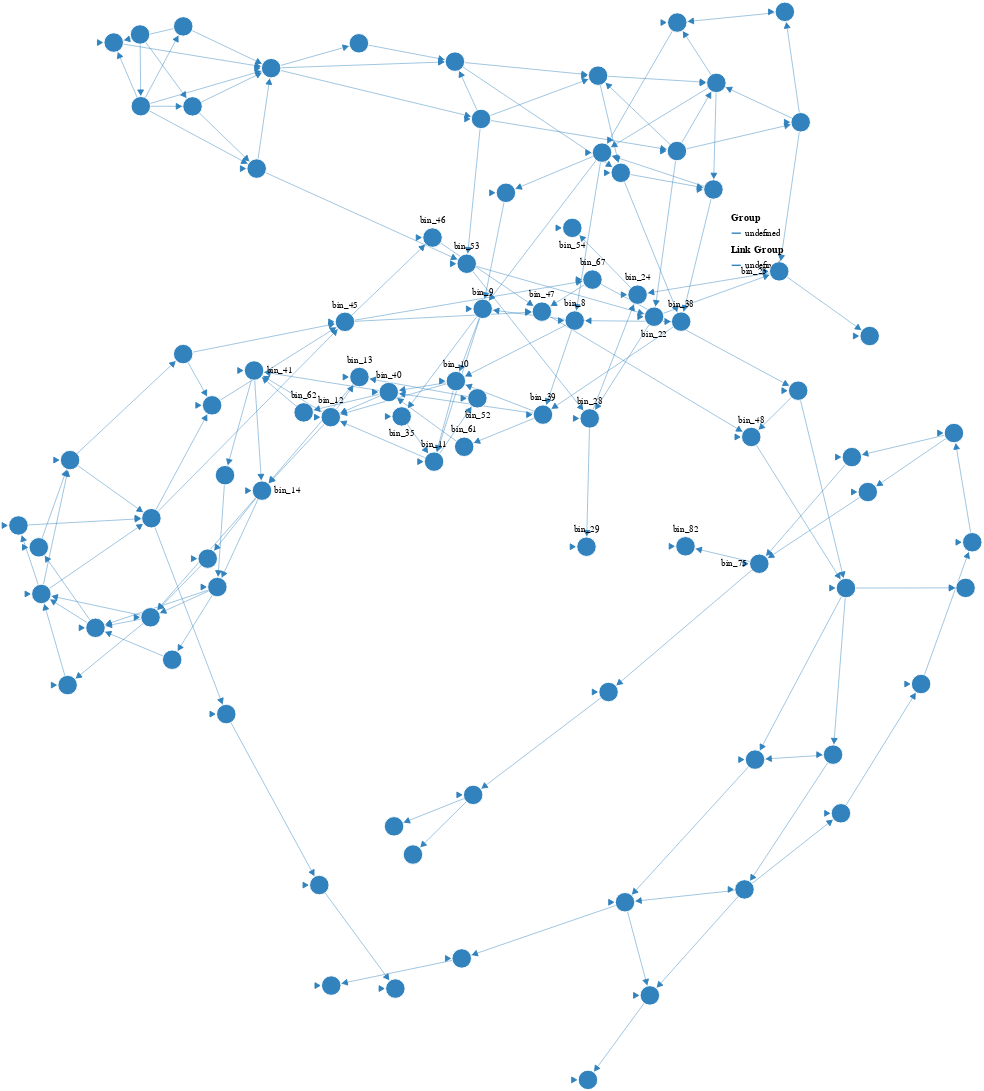

This figure's notebook cell:
### Code cell
import pandas as pd
import numpy as np
import math
import matplotlib.pyplot as plt
from itertools import combinations
import networkx as nx
from pyciemss.visuals import plots, vega
bin_outliers = False
log = False

# loading SIR data
sir_dataset = pd.read_csv("sir.csv")


def process_dataset(sir_dataset, bin_outliers, log):
    """
    This function bins the columns in the dataset that includes "_state" and plots histograms for each column.
    
    Inputs:
    sir_dataset (pd.DataFrame): The dataset with states, timepoint_id and sample_id
    bin_outliers (bool): A boolean value indicating whether to bin outliers separately in their own bin.
    log (bool): A boolean value indicating whether to use a log scale for the bins.
    
    Outputs:
    sir_dataset (pd.DataFrame): The processed dataset with added bin columns.
    bin_dict (dict): A dictionary storing the min and max values of each bin per column.
    """
    # Determine the number of bins using Sturges' rule and the nu
    num_bins =  math.ceil(math.log2(sir_dataset.shape[0]))

    sir_dataset_state = sir_dataset.loc[:, sir_dataset.columns.str.contains('_state')]

    # dictionary to store the min and max values of each bin per column
    bin_dict = {}

    sir_dataset_output = sir_dataset.copy()

    for col in sir_dataset_state.columns:
        max_val = sir_dataset_output[col].max()
        min_val = sir_dataset_output[col].min()

        # Calculate the 5th and 95th percentiles
        p5, p95 = sir_dataset_output[col].quantile([0.05, 0.95])

        # get histogram in the logspace
        if log:
            if bin_outliers:
                # put all outliers in their own bin at the end (trying to avoid the massive histogram bin for the S_state)
                p5_log = np.log10(p5)
                p95_log = np.log10(p95)

                bin_edges = np.logspace(np.max([0.0, p5_log]), p95_log, num=num_bins)
                bin_edges = np.concatenate(([min_val], bin_edges, [max_val]))
            else:
                min_log= np.log10(min_val)
                max_log = np.log10(max_val)
                bin_edges = np.logspace(np.max([0.0, min_log]), max_log, num=num_bins)
        else:
            if bin_outliers:
                bin_edges = np.linspace(p5, p95, num=num_bins)
                bin_edges = np.concatenate(([min_val], bin_edges, [max_val]))
            else: 
                bin_edges = np.linspace(min_val, max_val, num=num_bins)

        # saving bins edges in dictionary by state and bin number
        bin_dict[col] = [{i:(bin_edges[i], bin_edges[i+1])} for i in range(len(bin_edges)-1)]
        # add column with the bin number per histogram
        sir_dataset_output[col + '_bin'] = sir_dataset_output[col].apply(lambda x: np.digitize(x, bin_edges))

    # create a new column that combines the bin information for each state
    sir_dataset_output['combined_bin'] = sir_dataset_output.apply(lambda row: '_'.join([f'{col}_{row[col]}' for col in sir_dataset_output.columns if '_bin' in col]), axis=1)

    # create a mapping from original labels to shorter labels
    unique_bins = sir_dataset_output['combined_bin'].unique()
    label_mapping = {bin: f'bin_{i}' for i, bin in enumerate(unique_bins)}
    sir_dataset_output['short_bin'] = sir_dataset_output['combined_bin'].map(label_mapping)

    # save the mapping to a CSV file
    pd.DataFrame(list(label_mapping.items()), columns=['original_label', 'short_label']).to_csv('label_mapping.csv', index=False)

    return sir_dataset_output, bin_dict

def plot_paths(binned_data, *, n=None, fig_width=10):
    if n is None:
        n = len(sir_dataset_output['sample_id'].unique())

    G = nx.DiGraph()
    for sample_id in sir_dataset_output['sample_id'].unique()[:n]:
        sample_df = sir_dataset_output[sir_dataset_output['sample_id'] == sample_id]
        bins = sample_df['short_bin'].values
        for i in range(len(bins) - 1):
            if G.has_edge(bins[i], bins[i+1]):
                # we added this one before, just increase the weight by one
                G[bins[i]][bins[i+1]]['weight'] += 1
            else:
                # new edge. add with weight=1
                G.add_edge(bins[i], bins[i+1], weight=1)
    return G


sir_dataset_output, bin_dict= process_dataset(sir_dataset, bin_outliers = False, log = True)
G = plot_paths(sir_dataset_output)
schema = plots.spring_force_graph(graph = G)
plots.ipy_display(schema, format="interactive", dpi=72)

### Figure 1 — Vega specification as saved in the notebook (floating-point values rounded to 4 significant figures; data arrays with more than 128 entries replaced by an {"elided": "..."} marker saying what was removed)
{"$schema": "https://vega.github.io/schema/vega/v5.json", "data": [{"name": "node-data", "on": [{"modify": "node.datum", "trigger": "fix.length == 2", "values": "{interactionX: fix[0], interactionY: fix[1]}"}, {"modify": "reset", "trigger": "reset", "values": "{interactionX: null, interactionY: null}"}], "values": [{"id": 0, "label": "bin_0"}, {"id": 1, "label": "bin_1"}, {"id": 2, "label": "bin_2"}, {"id": 3, "label": "bin_3"}, {"id": 4, "label": "bin_4"}, {"id": 5, "label": "bin_5"}, {"id": 6, "label": "bin_6"}, {"id": 7, "label": "bin_7"}, {"id": 8, "label": "bin_8"}, {"id": 9, "label": "bin_9"}, {"id": 10, "label": "bin_10"}, {"id": 11, "label": "bin_11"}, {"id": 12, "label": "bin_12"}, {"id": 13, "label": "bin_13"}, {"id": 14, "label": "bin_14"}, {"id": 15, "label": "bin_15"}, {"id": 16, "label": "bin_16"}, {"id": 17, "label": "bin_17"}, {"id": 18, "label": "bin_18"}, {"id": 19, "label": "bin_19"}, {"id": 20, "label": "bin_20"}, {"id": 21, "label": "bin_21"}, {"id": 22, "label": "bin_22"}, {"id": 23, "label": "bin_23"}, {"id": 24, "label": "bin_24"}, {"id": 25, "label": "bin_25"}, {"id": 26, "label": "bin_26"}, {"id": 27, "label": "bin_27"}, {"id": 28, "label": "bin_28"}, {"id": 29, "label": "bin_29"}, {"id": 30, "label": "bin_30"}, {"id": 31, "label": "bin_31"}, {"id": 32, "label": "bin_32"}, {"id": 33, "label": "bin_33"}, {"id": 34, "label": "bin_34"}, {"id": 35, "label": "bin_35"}, {"id": 36, "label": "bin_36"}, {"id": 37, "label": "bin_37"}, {"id": 38, "label": "bin_38"}, {"id": 39, "label": "bin_39"}, {"id": 40, "label": "bin_40"}, {"id": 41, "label": "bin_41"}, {"id": 42, "label": "bin_42"}, {"id": 43, "label": "bin_43"}, {"id": 44, "label": "bin_44"}, {"id": 45, "label": "bin_45"}, {"id": 46, "label": "bin_46"}, {"id": 47, "label": "bin_47"}, {"id": 48, "label": "bin_48"}, {"id": 49, "label": "bin_49"}, {"id": 50, "label": "bin_50"}, {"id": 51, "label": "bin_51"}, {"id": 52, "label": "bin_52"}, {"id": 53, "label": "bin_53"}, {"id": 54, "label": "bin_54"}, {"id": 55, "label": "bin_55"}, {"id": 56, "label": "bin_56"}, {"id": 57, "label": "bin_57"}, {"id": 58, "label": "bin_58"}, {"id": 59, "label": "bin_59"}, {"id": 60, "label": "bin_60"}, {"id": 61, "label": "bin_61"}, {"id": 62, "label": "bin_62"}, {"id": 63, "label": "bin_63"}, {"id": 64, "label": "bin_64"}, {"id": 65, "label": "bin_65"}, {"id": 66, "label": "bin_66"}, {"id": 67, "label": "bin_67"}, {"id": 68, "label": "bin_68"}, {"id": 69, "label": "bin_69"}, {"id": 70, "label": "bin_70"}, {"id": 71, "label": "bin_71"}, {"id": 72, "label": "bin_72"}, {"id": 73, "label": "bin_73"}, {"id": 74, "label": "bin_74"}, {"id": 75, "label": "bin_75"}, {"id": 76, "label": "bin_76"}, {"id": 77, "label": "bin_77"}, {"id": 78, "label": "bin_78"}, {"id": 79, "label": "bin_79"}, {"id": 80, "label": "bin_80"}, {"id": 81, "label": "bin_81"}, {"id": 82, "label": "bin_82"}, {"id": 83, "label": "bin_83"}, {"id": 84, "label": "bin_84"}, {"id": 85, "label": "bin_85"}, {"id": 86, "label": "bin_86"}, {"id": 87, "label": "bin_87"}]}, {"name": "link-data", "values": {"elided": "225 records"}}], "description": "A node-link diagram with force-directed layout.", "height": 500, "legends": [{"stroke": "color", "symbolType": "stroke", "title": "Group"}, {"stroke": "colorlink", "symbolType": "stroke", "title": "Link Group"}], "marks": [{"encode": {"enter": {"fill": {"field": "group", "scale": "color"}, "stroke": {"value": "white"}}, "update": {"cursor": {"value": "pointer"}, "fx": {"signal": "datum.interactionX == null ? scale('xscale', datum.inputX) : datum.interactionX"}, "fy": {"signal": "datum.interactionY == null ? scale('yscale', datum.inputY) : datum.interactionY"}, "size": {"signal": "2 * nodeRadius * nodeRadius"}}}, "from": {"data": "node-data"}, "name": "nodes", "transform": [{"forces": [{"force": "center", "x": {"signal": "cx"}, "y": {"signal": "cy"}}, {"force": "collide", "radius": {"signal": "nodeRadius"}}, {"force": "nbody", "strength": {"signal": "nodeCharge"}}, {"distance": {"signal": "linkDistance"}, "force": "link", "links": "link-data"}], "iterations": 300, "restart": {"signal": "restart"}, "signal": "force", "static": true, "type": "force"}], "type": "symbol", "zindex": 1}, {"encode": {"enter": {"align": {"value": "center"}, "baseline": {"value": "middle"}, "fill": {"value": "black"}, "fontSize": {"value": 10}, "text": {"field": "datum.label"}}, "update": {"x": {"field": "x"}, "y": {"field": "y"}}}, "from": {"data": "nodes"}, "interactive": false, "name": "labels", "transform": [{"anchor": ["top", "bottom", "right", "left"], "avoidMarks": ["nodes"], "offset": [1], "size": {"signal": "[width + 60, height]"}, "type": "label"}], "type": "text", "zindex": 2}, {"encode": {"update": {"stroke": {"field": "group", "scale": "colorlink"}, "strokeWidth": {"value": 0.5}}}, "from": {"data": "link-data"}, "interactive": false, "transform": [{"require": {"signal": "force"}, "shape": "line", "sourceX": "datum.source.x", "sourceY": "datum.source.y", "targetX": "datum.target.x", "targetY": "datum.target.y", "type": "linkpath"}], "type": "path"}, {"encode": {"enter": {"fill": {"field": "group", "scale": "colorlink"}, "shape": {"value": "triangle-right"}, "size": {"value": 40}, "stroke": {"field": "group", "scale": "colorlink"}}, "hover": {"opacity": {"value": 1}}, "update": {"x": {"field": "target.x"}, "y": {"field": "target.y"}}}, "from": {"data": "link-data"}, "name": "arrows", "transform": [{"as": "tan", "expr": "atan2((datum.datum.target.y-datum.datum.source.y),(datum.datum.target.x-datum.datum.source.x))", "type": "formula"}, {"as": "angle", "expr": "datum.tan*180/PI", "type": "formula"}, {"as": "y", "expr": "datum.datum.target.y - nodeRadius*sin(datum.tan)", "type": "formula"}, {"as": "x", "expr": "datum.datum.target.x - nodeRadius*cos(datum.tan)", "type": "formula"}], "type": "symbol", "zindex": {"value": 40}}], "padding": 0, "scales": [{"domain": {"data": "node-data", "field": "group"}, "name": "color", "range": {"scheme": "category20c"}, "type": "ordinal"}, {"domain": {"data": "link-data", "field": "group"}, "name": "colorlink", "range": {"scheme": "category20c"}, "type": "ordinal"}, {"domain": {"data": "node-data", "field": "inputX"}, "name": "xscale", "range": [10, {"signal": "width - 10"}]}, {"domain": {"data": "node-data", "field": "inputY"}, "name": "yscale", "range": [10, {"signal": "height - 10"}]}], "signals": [{"name": "cx", "update": "width / 2"}, {"name": "cy", "update": "height / 2"}, {"name": "nodeRadius", "value": 15}, {"name": "nodeCharge", "value": -80}, {"name": "linkDistance", "value": 80}, {"description": "State variable for active node fix status.", "name": "fix", "on": [{"events": "symbol:mouseout[!event.buttons], window:mouseup", "update": "false"}, {"events": "symbol:mouseover", "update": "fix || true"}, {"events": "[symbol:mousedown, window:mouseup] > window:mousemove!", "force": true, "update": "xy()"}], "value": false}, {"description": "Unfix node", "name": "reset", "on": [{"events": "symbol:dblclick", "update": "item().datum"}], "value": null}, {"description": "Graph node most recently interacted with.", "name": "node", "on": [{"events": "symbol:mouseover", "update": "fix === true ? item() : node"}], "value": null}, {"description": "Flag to restart Force simulation upon data changes.", "name": "restart", "on": [{"events": {"signal": "fix"}, "update": "fix && fix.length"}, {"events": {"signal": "reset"}, "update": "true"}], "value": false}], "width": 500}
